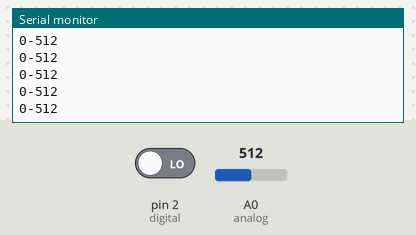
A sketch run on a simulated Arduino Uno, built with avr-gcc and run on an emulated ATmega328P. Parts: the last lines printed to the serial monitor. The test bench sets the inputs (shaded band); at power-on: A0 (analog) = 512, pin 2 (digital) LOW.

Above: at 1.2 s.
1.3 s: A0 (analog) set to 716
At 1.68 s:
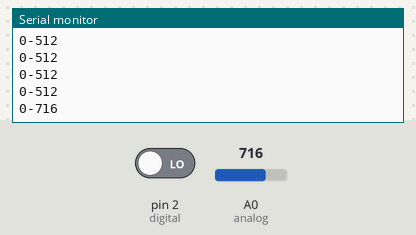
2.8 s: pin 2 (digital) driven HIGH
At 3.18 s:
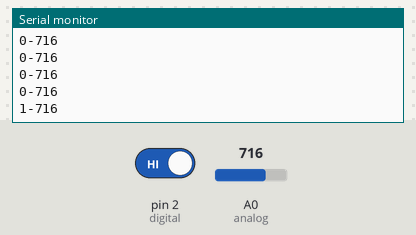
4.3 s: A0 (analog) set to 900
At 4.44 s:
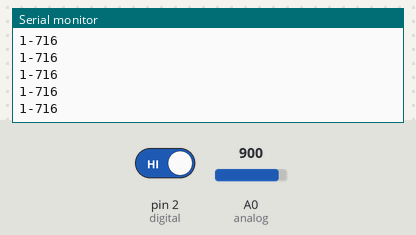
5.8 s: pin 2 (digital) driven LOW
At 6.19 s:
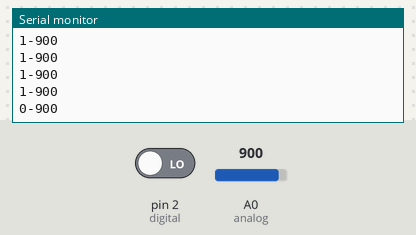
Timing chart, 0 to 8.3 s (numbered marks = the images above; inputs shaded):
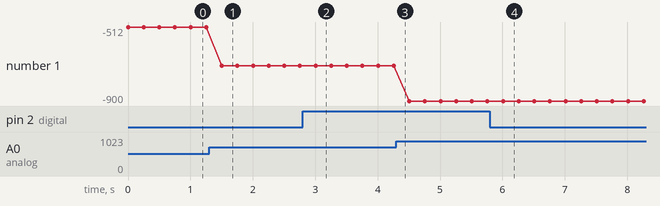

Measured:
- after the input at 1.3 s, the serial monitor: prints a new line after 0.20 s (image 1)
- after the input at 2.8 s, the serial monitor: prints a new line after 0.20 s (image 2)
- after the input at 5.8 s, the serial monitor: prints a new line after 0.21 s (image 4)
- plotted number 1: -512 → -716 after the input at 1.3 s, -716 → -900 after the input at 4.3 s

The sketch:

touch_sensor.ino
```cpp
// Arduino pin numbers
//D2 and A0 used
const int digital = 2;
const int analog = 0;

void setup()
{
pinMode(digital, INPUT);
Serial.begin(115200);
}

void loop()
{
Serial.print(digitalRead(digital));
Serial.print("-");
Serial.println(analogRead(analog));
delay(250);
}
```
